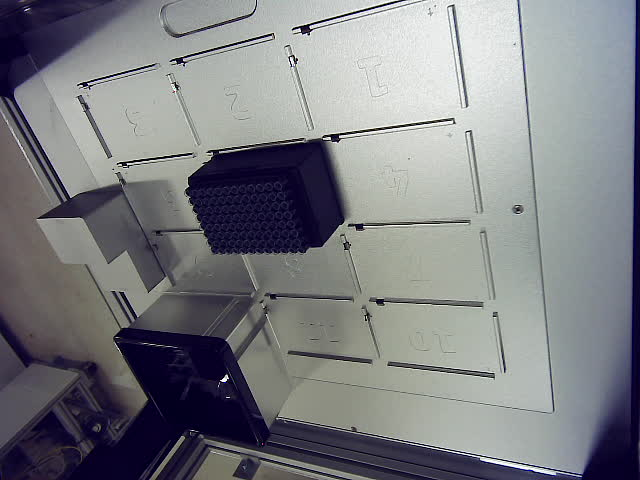
#> input picture vision_tests/raw/ot2_image_20260520_184053.jpg, 640 x 480 px
$ python test_color_change.py
#> lines starting #> are read from the running program, lines starting #| are printed output that depends on the picture; after the words box and inside, x2 and y2 are one past the last pixel; in counts of white or black regions, pixels touching at a corner belong together
"""
vision_tests/scripts/test_color_change.py
==========================================
Compute image-level and (optionally) region-level colour metrics
for OT-2 camera images, and compare against a baseline when configured.

Outputs
-------
* ``outputs/color_metrics.csv``  — one row per image.
* ``outputs/masks/``             — optional colour mask images.
* Rich terminal summary.

Run from project root
---------------------
    python vision_tests/scripts/test_color_change.py
"""

from __future__ import annotations

import sys
from pathlib import Path

import cv2
import numpy as np
import pandas as pd
import yaml
from rich.console import Console
from rich.table import Table

# ─── Project-root discovery ──────────────────────────────────────
SCRIPT_DIR = Path(__file__).resolve().parent
PROJECT_ROOT = SCRIPT_DIR.parent.parent
CONFIG_PATH = PROJECT_ROOT / "vision_tests" / "configs" / "vision_config.yaml"

console = Console()
IMAGE_EXTENSIONS = {".jpg", ".jpeg", ".png"}


def load_config() -> dict:
    if not CONFIG_PATH.exists():
        console.print(f"[yellow]WARNING:[/] Config not found -- using defaults.")
        return {}
    with open(CONFIG_PATH, "r", encoding="utf-8") as f:
        return yaml.safe_load(f) or {}


def resolve_dir(cfg: dict, key: str, fallback: str) -> Path:
    d = (PROJECT_ROOT / cfg.get(key, fallback)).resolve()
    d.mkdir(parents=True, exist_ok=True)
    return d


def find_images(raw_dir: Path) -> list[Path]:
    return sorted(
        p for p in raw_dir.iterdir()
        if p.is_file() and p.suffix.lower() in IMAGE_EXTENSIONS
    )


# ──────────────────────────────────────────────────────────────────
# Colour analysis
# ──────────────────────────────────────────────────────────────────

def compute_color_metrics(bgr: np.ndarray) -> dict:
    """Compute per-channel mean for RGB, HSV, LAB and brightness stats."""
    rgb = cv2.cvtColor(bgr, cv2.COLOR_BGR2RGB)
    hsv = cv2.cvtColor(bgr, cv2.COLOR_BGR2HSV)
    lab = cv2.cvtColor(bgr, cv2.COLOR_BGR2LAB)
    gray = cv2.cvtColor(bgr, cv2.COLOR_BGR2GRAY)

    return {
        "mean_R": float(np.mean(rgb[:, :, 0])),
        "mean_G": float(np.mean(rgb[:, :, 1])),
        "mean_B": float(np.mean(rgb[:, :, 2])),
        "mean_H": float(np.mean(hsv[:, :, 0])),
        "mean_S": float(np.mean(hsv[:, :, 1])),
        "mean_V": float(np.mean(hsv[:, :, 2])),
        "mean_L": float(np.mean(lab[:, :, 0])),
        "mean_a": float(np.mean(lab[:, :, 1])),
        "mean_b": float(np.mean(lab[:, :, 2])),
        "brightness_mean": float(np.mean(gray)),
        "brightness_std": float(np.std(gray)),
    }


def compute_color_difference(metrics_a: dict, metrics_b: dict) -> dict:
    """Approximate colour difference between two metric dicts.

    Uses simple Euclidean distance in LAB space (ΔE*ab) and absolute
    differences for brightness.  A proper CIEDE2000 formula could
    replace this when ``colormath`` is wired in.
    """
    delta_L = metrics_a["mean_L"] - metrics_b["mean_L"]
    delta_a = metrics_a["mean_a"] - metrics_b["mean_a"]
    delta_b = metrics_a["mean_b"] - metrics_b["mean_b"]
    delta_E = float(np.sqrt(delta_L ** 2 + delta_a ** 2 + delta_b ** 2))

    return {
        "delta_L": round(delta_L, 2),
        "delta_a": round(delta_a, 2),
        "delta_b": round(delta_b, 2),
        "delta_E_lab": round(delta_E, 2),
        "delta_brightness": round(
            metrics_a["brightness_mean"] - metrics_b["brightness_mean"], 2
        ),
    }


def save_color_mask(
    bgr: np.ndarray,
    mask_dir: Path,
    stem: str,
) -> None:
    """Save a simple HSV-based colour-range mask for visual debugging.

    This keeps anything that is NOT grey/white — i.e. coloured objects.
    Tune the saturation threshold to match your images.
    """
    hsv = cv2.cvtColor(bgr, cv2.COLOR_BGR2HSV)
    # Keep pixels with saturation > 30 (i.e. not grey/white)
    lower = np.array([0, 30, 50], dtype=np.uint8)
    upper = np.array([180, 255, 255], dtype=np.uint8)
    mask = cv2.inRange(hsv, lower, upper)

    out_path = mask_dir / f"{stem}_color_mask.jpg"
    cv2.imwrite(str(out_path), mask)


# ──────────────────────────────────────────────────────────────────
# Main
# ──────────────────────────────────────────────────────────────────

def main() -> None:
    console.rule("[bold cyan]OT-2 Colour Change Analysis[/]")

    cfg = load_config()
    color_cfg = cfg.get("color_analysis", {})

    raw_dir = resolve_dir(cfg, "raw_dir", "vision_tests/raw")
    mask_dir = resolve_dir(cfg, "mask_dir", "vision_tests/outputs/masks")
    output_dir = resolve_dir(cfg, "output_dir", "vision_tests/outputs")

    images = find_images(raw_dir)
    if not images:
        console.print(f"[bold red]No images found in {raw_dir}[/]")
        sys.exit(0)

    console.print(f"Found [green]{len(images)}[/] image(s)\n")

    # ── Load baseline if configured ─────────────────────────────
    baseline_metrics: dict | None = None
    compare = color_cfg.get("compare_to_baseline", False)
    if compare:
        bl_path_str = color_cfg.get("baseline_image")
        if bl_path_str:
            bl_path = (PROJECT_ROOT / bl_path_str).resolve()
            if bl_path.exists():
                bl_bgr = cv2.imread(str(bl_path))
                if bl_bgr is not None:
                    baseline_metrics = compute_color_metrics(bl_bgr)
                    console.print(
                        f"Baseline loaded: [cyan]{bl_path.name}[/]\n"
                    )
                else:
                    console.print(f"[yellow]Could not read baseline image.[/]")
            else:
                console.print(f"[yellow]Baseline file not found: {bl_path}[/]")

    all_rows: list[dict] = []

    for img_path in images:
        console.print(f"[bold]Image:[/] {img_path.name}")

        bgr = cv2.imread(str(img_path))
#> bgr is the input picture: shape (480, 640, 3); mean B, G, R 130.6, 126.2, 124.8
        if bgr is None:
            console.print(f"  [red]Could not read -- skipping.[/]")
            continue

        metrics = compute_color_metrics(bgr)
#> in compute_color_metrics, `hsv = cv2.cvtColor(bgr, cv2.COLOR_BGR2HSV)`: hsv: shape (480, 640, 3); mean H, S, V 80.2, 49.5, 134.5
#> in compute_color_metrics, `lab = cv2.cvtColor(bgr, cv2.COLOR_BGR2LAB)`: lab: shape (480, 640, 3); mean of channels 0, 1, 2 131.8, 129, 124.9
#> in compute_color_metrics, `gray = cv2.cvtColor(bgr, cv2.COLOR_BGR2GRAY)`:
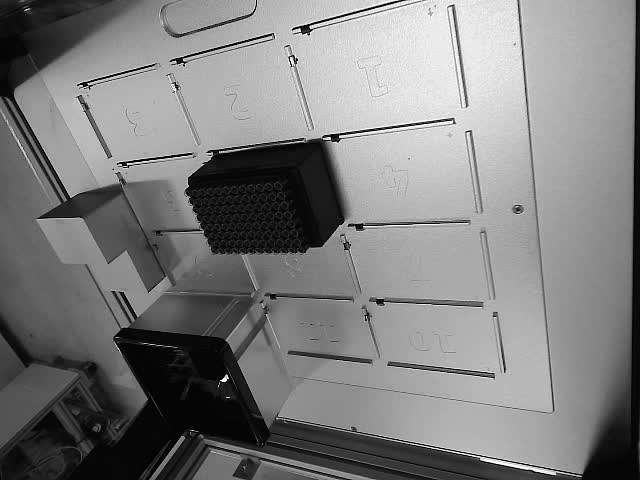
#> gray: shape (480, 640); min 0, max 255, mean 126.3
#> metrics = 11 items

        row: dict = {"image_name": img_path.name, **metrics}

        # Baseline comparison
        if baseline_metrics:
            diff = compute_color_difference(metrics, baseline_metrics)
            row.update(diff)
            console.print(
                f"  dE(LAB) vs baseline: [yellow]{diff['delta_E_lab']:.2f}[/]"
            )
        else:
            console.print(
                f"  Brightness: mean={metrics['brightness_mean']:.1f}  "
                f"std={metrics['brightness_std']:.1f}"
            )

        all_rows.append(row)

        # Save colour mask
        if color_cfg.get("enabled", True):
            save_color_mask(bgr, mask_dir, img_path.stem)
#> in save_color_mask, `mask = cv2.inRange(hsv, lower, upper)`:
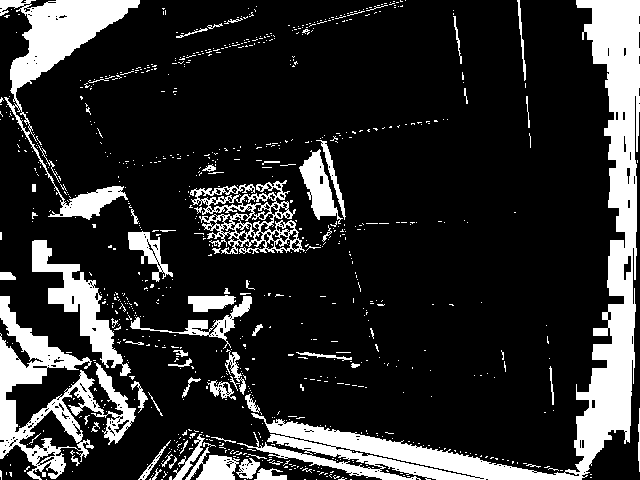
#> mask: shape (480, 640); 18.2% white; 857 white regions (790 under 20 px), largest, box (x1, y1, x2, y2) and area: (237, 0, 640, 480) 22886, (0, 296, 136, 480) 7666, (0, 0, 140, 220) 7130

    # ── CSV ─────────────────────────────────────────────────────
    if all_rows:
        df = pd.DataFrame(all_rows)
#> df = table of 1 rows and 12 columns
        csv_path = output_dir / "color_metrics.csv"
        df.to_csv(csv_path, index=False)
        console.print(f"\n[green]CSV saved -->[/] {csv_path}")

        # ── Rich table ──────────────────────────────────────────
        table = Table(title="Colour Metrics Summary", show_lines=True)
        table.add_column("Image", style="cyan", no_wrap=True, max_width=30)
        table.add_column("R", justify="right")
        table.add_column("G", justify="right")
        table.add_column("B", justify="right")
        table.add_column("H", justify="right")
        table.add_column("S", justify="right")
        table.add_column("V", justify="right")
        table.add_column("L", justify="right")
        table.add_column("a*", justify="right")
        table.add_column("b*", justify="right")
        table.add_column("Br mean", justify="right")
        table.add_column("Br std", justify="right")

        for r in all_rows:
            table.add_row(
                r["image_name"][:30],
                f"{r['mean_R']:.1f}", f"{r['mean_G']:.1f}", f"{r['mean_B']:.1f}",
                f"{r['mean_H']:.1f}", f"{r['mean_S']:.1f}", f"{r['mean_V']:.1f}",
                f"{r['mean_L']:.1f}", f"{r['mean_a']:.1f}", f"{r['mean_b']:.1f}",
                f"{r['brightness_mean']:.1f}", f"{r['brightness_std']:.1f}",
            )
#> this loop made 1 pass
        console.print(table)

    console.rule("[bold cyan]Done[/]")


if __name__ == "__main__":
    main()
